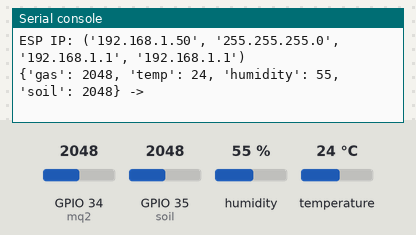
The program below on a simulated ESP32 board running MicroPython. On the bench: the last lines printed to the serial console. The test bench sets the inputs (shaded band); at power-on: humidity 55 %, GPIO 34 (mq2) = 2048, GPIO 35 (soil) = 2048, temperature 24 °C (analog values on the 0–4095 scale). WiFi joins after 1.5 s; web requests get an empty 200 reply after 0.4 s.

Above: at 3.2 s.
3.3 s: humidity set to 22 %
At 6.4 s:
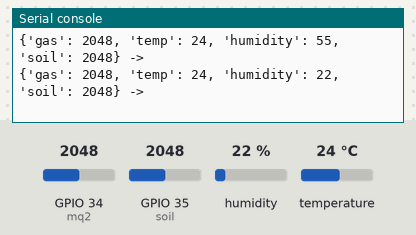
7.5 s: GPIO 34 (mq2) set to 2866
At 9.9 s:
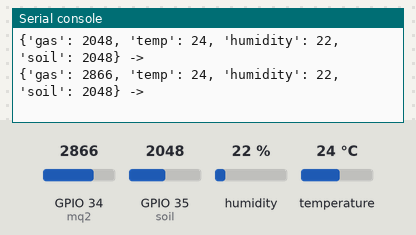
11.7 s: GPIO 35 (soil) set to 2866
At 13.3 s:
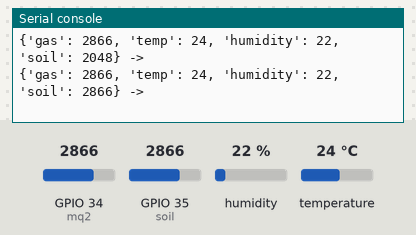
15.9 s: temperature set to 12 °C
At 16.7 s:
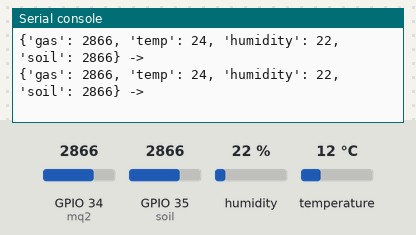
20.1 s: GPIO 34 (mq2) set to 3972
At 23.6 s:
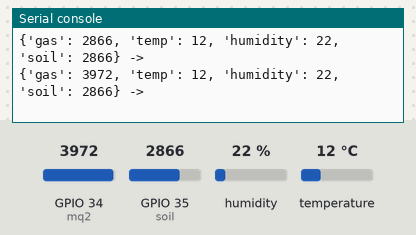
24.3 s: GPIO 35 (soil) set to 3972
At 27.0 s:
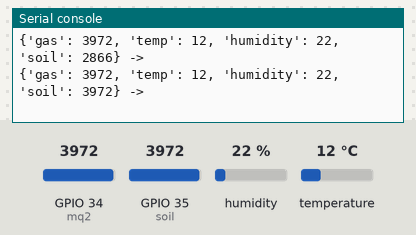
Timing chart, 0 to 28.5 s (numbered marks = the images above; inputs shaded):
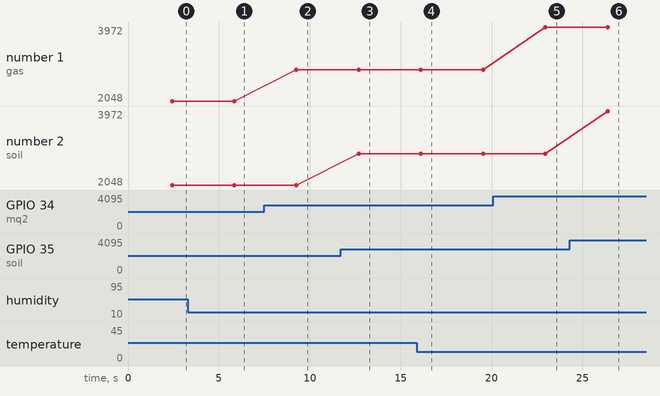

The program:

esp32_sensor_code.py
```python
import network, urequests, time, dht
from machine import ADC, Pin

ssid = "kritish"
password = "@Krrs2069"

# MQ-2
mq2 = ADC(Pin(34))
mq2.atten(ADC.ATTN_11DB)

# Soil
soil = ADC(Pin(35))
soil.atten(ADC.ATTN_11DB)

# DHT
d = dht.DHT11(Pin(4))

# WiFi
wlan = network.WLAN(network.STA_IF)
wlan.active(True)
wlan.connect(ssid, password)

t = 0
while not wlan.isconnected() and t < 10:
    time.sleep(1)
    t += 1

if not wlan.isconnected():
    print("WiFi Failed")
    raise SystemExit

print("ESP IP:", wlan.ifconfig())

url = "http://10.201.102.81:5000/data"

while True:
    try:
        d.measure()
        temp = d.temperature()
        hum = d.humidity()
    except:
        temp, hum = None, None

    gas = mq2.read()
    soil_val = soil.read()

    payload = {
        "gas": gas,
        "temp": temp,
        "humidity": hum,
        "soil": soil_val
    }

    try:
        r = urequests.post(url, json=payload)
        print(payload, "->", r.text)
        r.close()
        del r
    except Exception as e:
        print("Failed", e)

    time.sleep(3)
```

Measured:
- after the input at 3.3 s, the serial console: prints a new line after 2.5 s (image 1)
- after the input at 7.5 s, the serial console: prints a new line after 1.8 s (image 2)
- after the input at 11.7 s, the serial console: prints a new line after 0.99 s (image 3)
- after the input at 20.1 s, the serial console: prints a new line after 2.9 s (image 5)
- after the input at 24.3 s, the serial console: prints a new line after 2.1 s (image 6)
- plotted number 1: 2048 → 2866 after the input at 7.5 s, 2866 → 3972 after the input at 20.1 s
